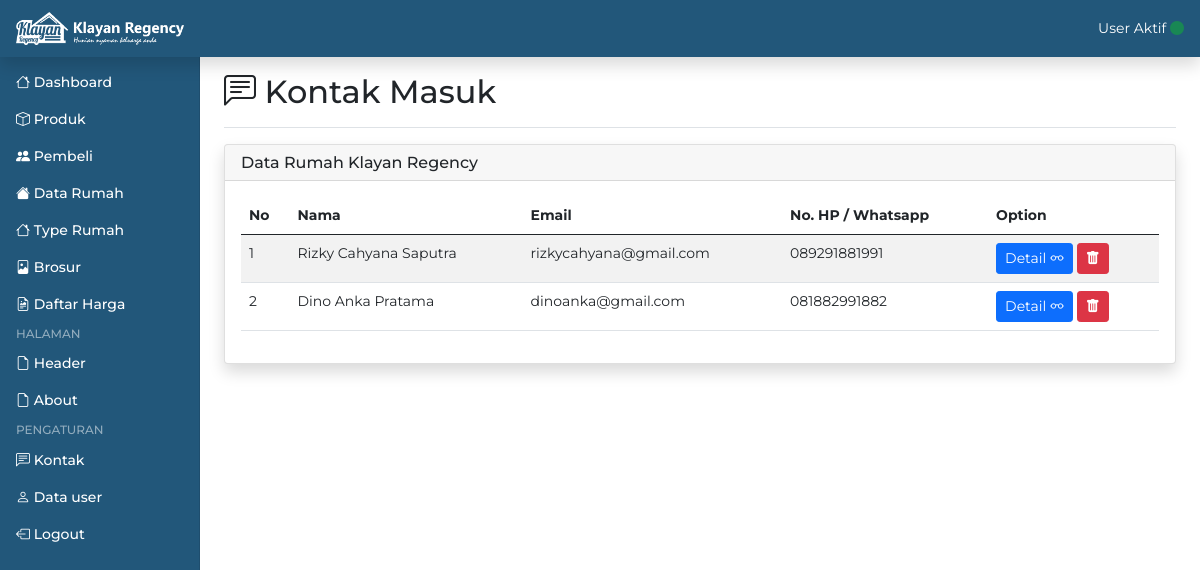
/admin/kontak.php (signed in), run on the app's committed database.
### tables this page shows
CREATE TABLE `contact` (
  `id` int(10) NOT NULL,
  `nama` varchar(100) NOT NULL,
  `email` varchar(100) NOT NULL,
  `no_hp` varchar(30) NOT NULL,
  `pesan` text NOT NULL
);

### admin/kontak.php (the view, shortened to what this page needs)
<?php
include 'include/koneksi.php';
?>
<!doctype html>
<html lang="en">
  <?php include 'include/head.php'; ?>
  <body>
    <?php include 'include/header.php'; ?>
    <div class="container-fluid">
      <div class="row">
        <?php include 'include/sidebar.php'; ?>
        <main class="col-md-9 ms-sm-auto col-lg-10 px-md-4">
          <div class="d-flex justify-content-between flex-wrap flex-md-nowrap align-items-center pt-3 pb-2 mb-3 border-bottom">
            <h1 class="h2"><i class="bi bi-chat-left-text"></i> Kontak Masuk</h1>
          </div>
          <div class="row my-3">
            <div class="col-md-12">
              <div class="card border-left-primary shadow h-100">
                <h6 class="card-header">Data Rumah Klayan Regency</h6>
                <div class="card-body">
                  <div class="table-responsive">
                    <table class="table table-striped table-md">
                      <thead>
                        <tr>
                          <th>No</th>
                          <th>Nama</th>
                          <th>Email</th>
                          <th>No. HP / Whatsapp</th>
                          <th>Option</th>
                        </tr>
                      </thead>
                      <tbody>
                        <?php
                        $no = 1;
                        $sql = mysqli_query($koneksi, "SELECT * FROM contact ORDER BY id DESC");
                        while($row = mysqli_fetch_array($sql, MYSQLI_ASSOC)) {
                        ?>
                        <tr>
                          <td><?= $no++; ?></td>
                          <td><?= $row['nama']; ?></td>
                          <td><?= $row['email']; ?></td>
                          <td><?= $row['no_hp']; ?></td>
                          <td>
                            <button class="btn btn-sm btn-primary" role="button" data-bs-toggle="modal" data-bs-target="#previewpesan">
                              Detail <i class="bi bi-eyeglasses"></i>
                            </button>
                            <a href="hapus_kontak.php?id=<?= $row['id']; ?>" class="btn btn-sm btn-danger" onclick="return confirm('Apakah yakin ingin menghapus data?');"><i class="bi bi-trash-fill"></i></a>
                          </td>
                        </tr>
                        <?php } ?>
                      </tbody>
                    </table>
                  </div>
                </div>
              </div>
            </div>
          </div>
        </main>
      </div>
    </div>
  </body>
</html>

### admin/assets/css/style.css (style rules this page uses)
* { font-family: 'Montserrat', sans-serif;; }

### admin/assets/css/dashboard.css (style rules this page uses)
body { font-size: .875rem; }

### data on the page
contact: nama "Rizky Cahyana Saputra", email "rizkycahyana@gmail.com", no_hp "089291881991"
contact: nama "Dino Anka Pratama", email "dinoanka@gmail.com", no_hp "081882991882"
